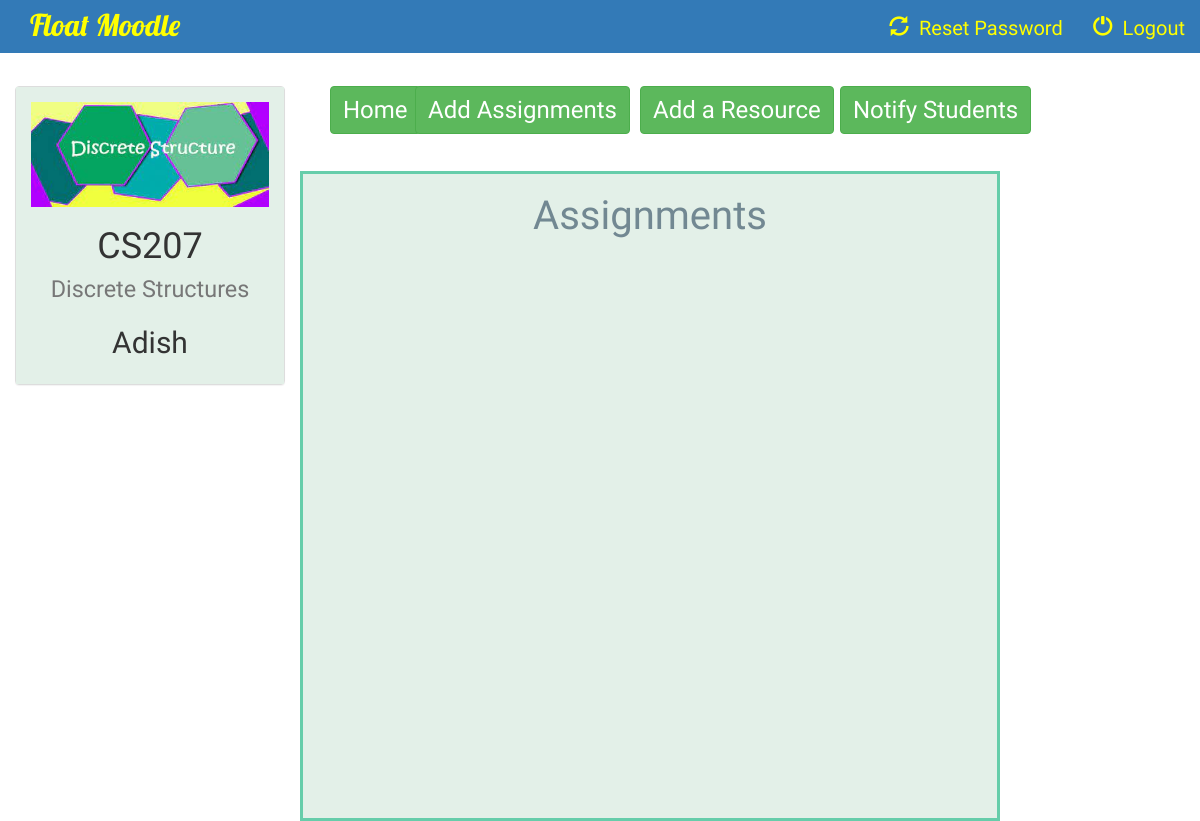
Page /instructor/2/view_all_assignments/ (signed in) on the earlier database version.
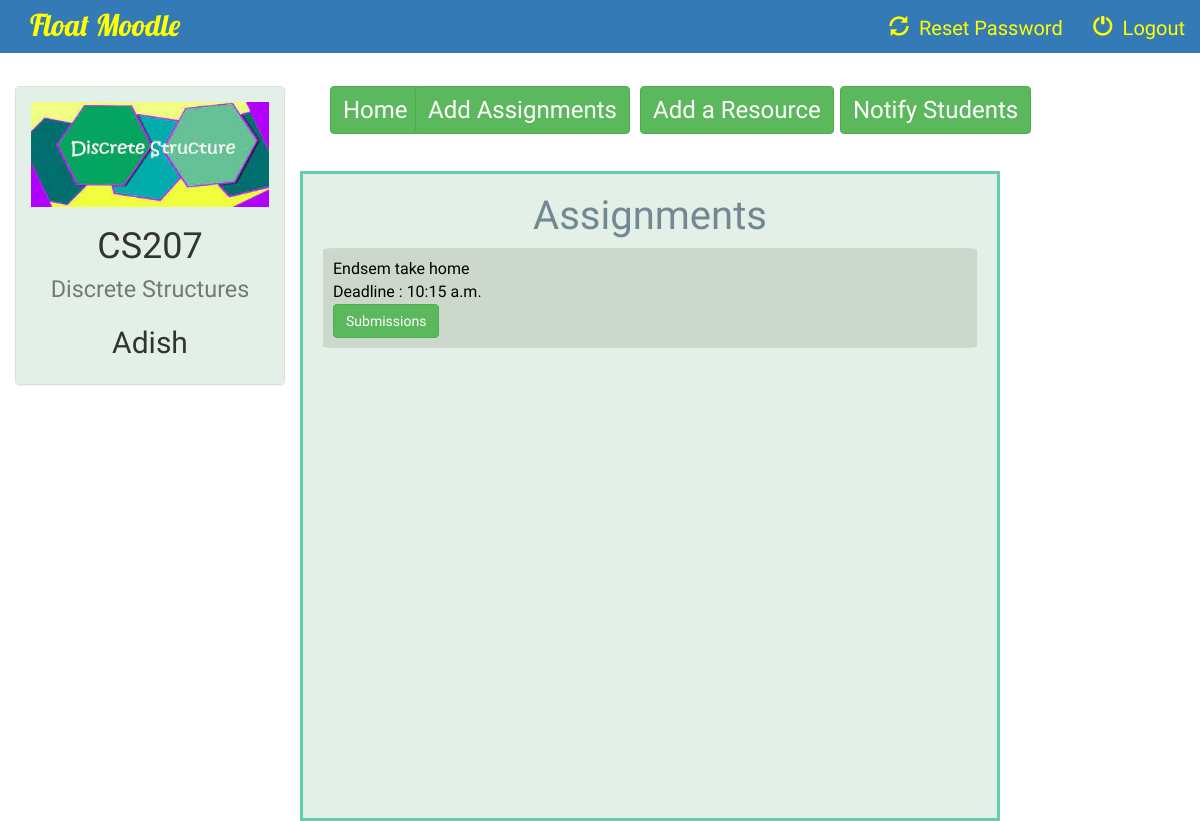
Same page on the later database version.
### instructor/models.py (models this page shows)
class Assignment(models.Model):
    description = models.CharField(max_length=1000, default='')
    file = models.FileField(default='')
    course = models.ForeignKey(Course,on_delete=models.CASCADE)
    post_time = models.TimeField(auto_now=True, auto_now_add=False)
    deadline = models.TimeField()

### instructor/views.py (the view)
# urls.py: url(r'^(?P<course_id>[0-9]+)/view_all_assignments/$', views.view_all_assignments, name='view_all_assignments'),
@login_required
def view_all_assignments(request, course_id):
    course = Course.objects.get(id=course_id)
    assignments = Assignment.objects.filter(course=course)
    return render(request, 'instructor/view_all_assignments.html', {'assignments' : assignments,'course': course})

### instructor/models.py (called while the page is built)
    def __str__(self):
        return self.name

### instructor/templates/instructor/view_all_assignments.html (shortened to what this page needs)
{% extends 'instructor/instructor_basic_page.html' %}
{% block body %}
<br>
<div class="container-fluid songs-container">
    <div class="row">
        <div class="col-sm-6 col-md-3">
            <div class="panel panel-default">
                <div class="panel-body" style="background-color: #e3f0e8;border: 0px solid #66cdaa;">
                    <a href="{% url 'instructor:instructor_detail' course.id %}">
                        {% if course.course_logo %}
                            <img src="{{ course.course_logo.url }}" class="img-responsive">
                        {% else %}
                            <h3>No image to display</h3>
                        {% endif %}
                    </a>
                    <h1 align="center">{{ course.code }}<br> <small>{{ course.name }}</small></h1>
                    <h2 align="center">{{ course.instructor }}</h2>
                </div>
            </div>
        </div>
        <div class="col-sm-9"style="color:white;">
            <div class="col-sm-2">
                <a href="{% url 'instructor:instructor_detail' course.id %}">
                    <button type="submit" class="btn btn-success" style="font-size: larger; padding-left: 12px; margin-left:0px; margin-right:0px">Home</button>
                </a>
            </div>
        <div class="col-sm-2">
            <a href="{% url 'instructor:add_assignment' course.id %}">
                <button type="submit" class="btn btn-success"style="font-size: larger; margin-left:-60px">Add Assignments</button>
            </a>
        </div>
        <div class="col-sm-2">
            <a href="{% url 'instructor:add_resource' course.id %}">
                <button type="submit" class="btn btn-success"style="font-size: larger; margin-left:20px">Add a Resource</button>
            </a>
        </div>
        <div class="col-sm-2">
            <a href="{% url 'instructor:add_notification' course.id %}">
                <button type="submit" class="btn btn-success"style="font-size: larger; margin-left:75px">Notify Students</button>
            </a>
        </div>
        </div>
        <br> <br> <br>
        <div class="col-sm-7" style="align:center; overflow-y: scroll; height:650px;border: 3px solid #66cdaa;background-color:#e3f0e8;color:black;font-family: 'Abhaya Libre';font-size:16px;">
        <h3 align="center"; style="text-align:center;font-family:Volkhov,cursive;font-size:40px;color: #728892">Assignments</h3>
    {% for assignment in assignments reversed %}
            <div style="background-color:#CDD8CD; border-radius:2%;padding:10px; margin:5px">
            {{ assignment.description }}<br>
            Deadline : {{ assignment.deadline }}<br>
    <a href="{% url 'instructor:view_all_submissions' assignment.id %}">
        <button type="submit" class="btn btn-success">Submissions</button>
    </a>
    </a><br>
            </div>
    {% endfor %}
        </div>
</div>
{% endblock %}

Differences in the rows shown:
added Assignment: description "Endsem take home", deadline "10:15 a.m."
